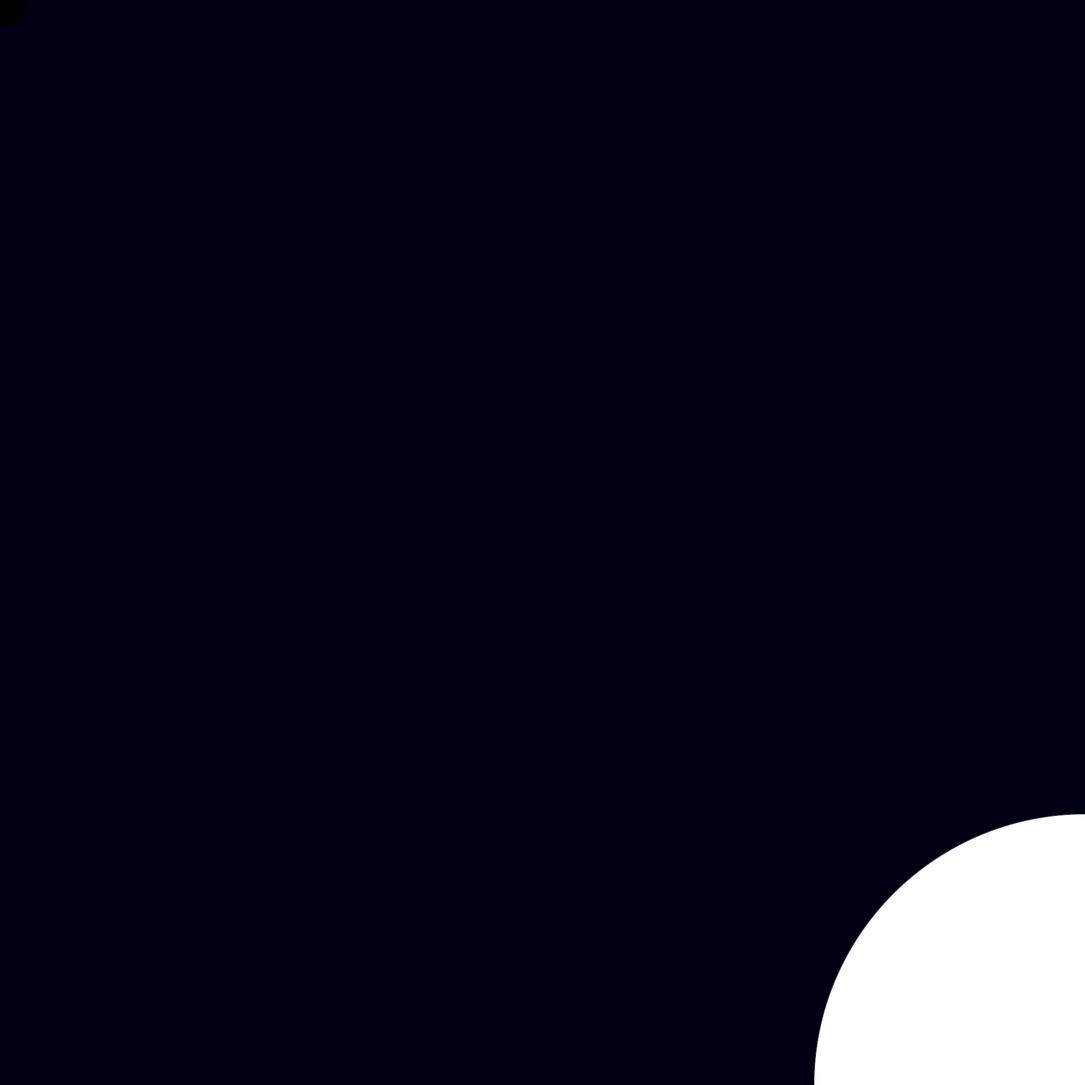
Frame 1 (no input)
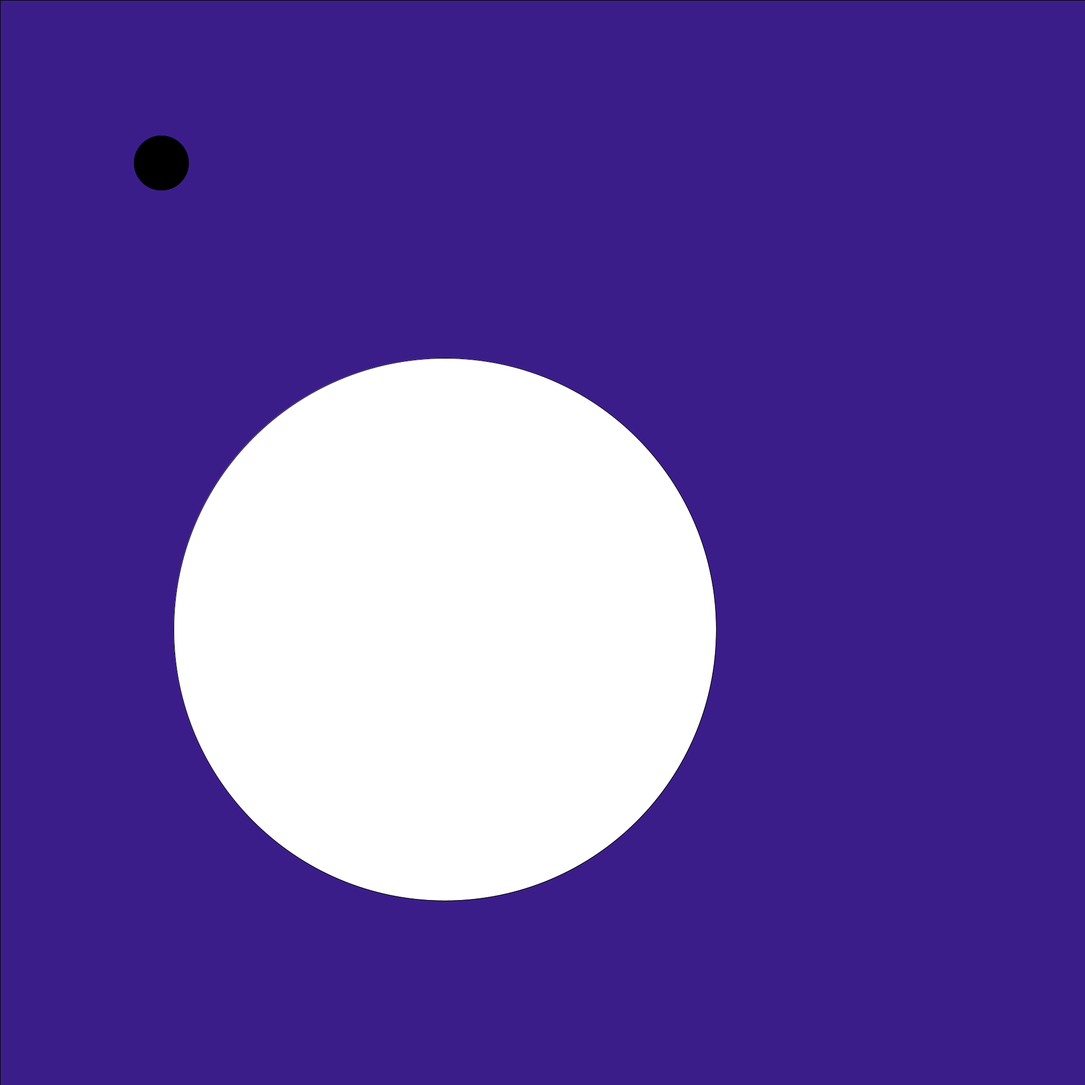
Frame 60 (the mouse pressed at the canvas centre just before this capture)
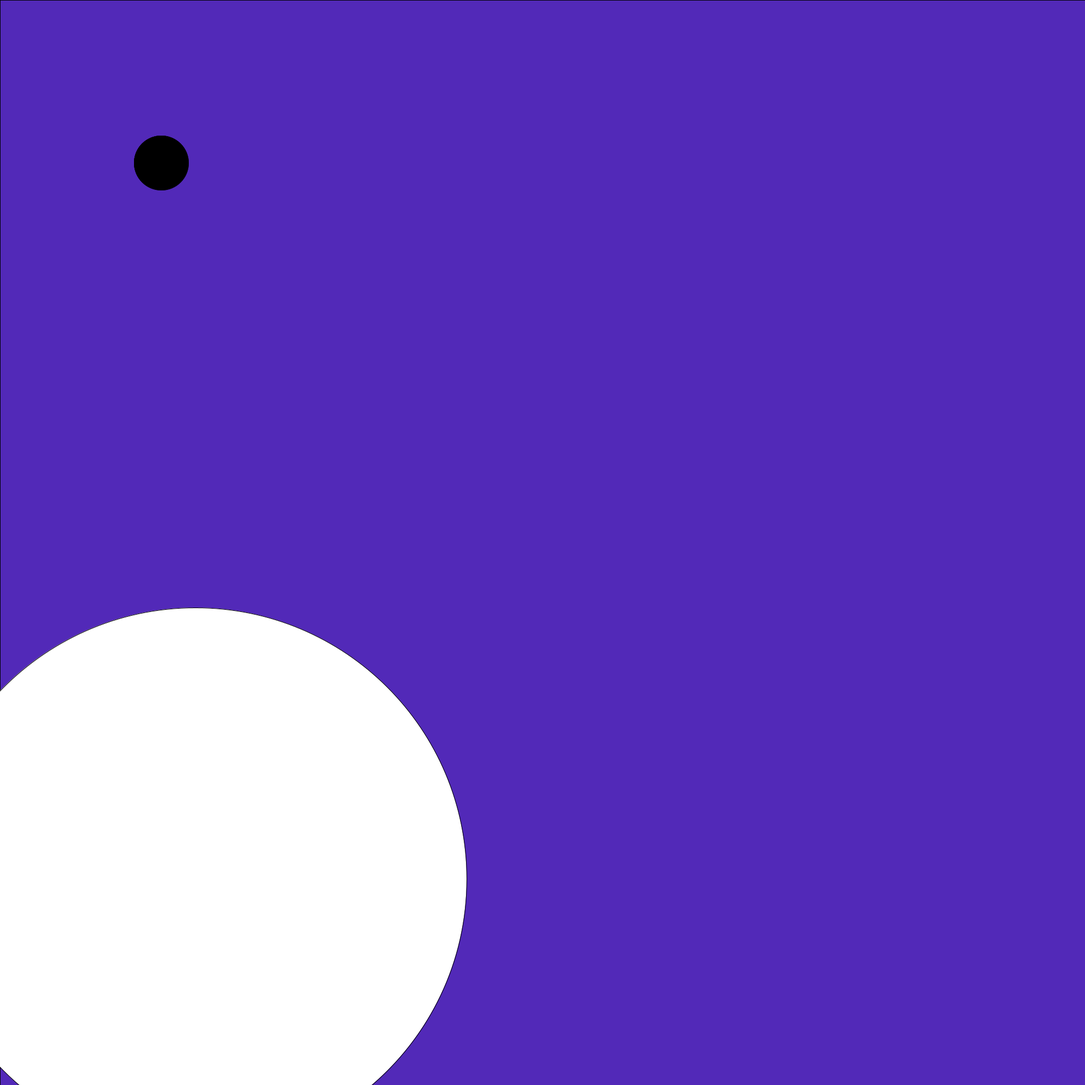
Frame 120 (the mouse held since frame 60 and released just before this capture)

The Processing sketch that drew these frames (run headless with seeded random() and noise(); from frame 60 on, the mouse is pressed at the canvas centre):

// Processing sketch: s2018apr18
// ── s2018apr18.pde
/**
 * Title: ASSIGNMENT 1
 * Name: Elliot Chandler (Wallace)
 * Date: 2018 Feb. 18
 * Description: A pet that gets jealous of its neighbors if you water them more than it.
 */
import java.util.Arrays;
import java.util.concurrent.TimeUnit;
import java.util.List;
import java.util.Collections;
import java.util.Comparator;
import java.util.Iterator;

SceneManager world = new SceneManager();

int mySize = 2000;
int currentTick = 0;
void setup() {
  size(2000, 2000);
  //fullScreen();
  background(255);
  world.addSky(new Sky());
  world.add(new Creature());
  world.add(new Creature());
}

// Most of these utility functions are from the previous assignment

int linePointY(int x1, int y1, int x2, int y2, int dist) {
  float angle = atan2((y2 - y1), (x2 - x1));
  return (int)(y1 + dist * sin(angle));
}

int linePointX(int x1, int y1, int x2, int y2, int dist) {
  float angle = atan2((y2 - y1), (x2 - x1));
  return (int)(x1 + dist * cos(angle));
}

float newLinePointY(float x1, float y1, float x2, float y2, float dist) {
  float yspeed=(y2-y1) / (x2-x1);
  return (y2 + (dist * yspeed));
}

float newLinePointX(float x1, float y1, float x2, float y2, float dist) {
  float xspeed=(x2-x1) / (y2-y1);
  return (x2 + (dist * xspeed));
}

int smoothMod(int num, int limit) {
  limit = (limit * 2) - 1;
  int mod = num % (limit + 1);
  int result = mod;
  if ((2 * mod) > (limit + 1)) {
    result = limit - mod + 2;
  }
  return result;
}

float weightedAvg(int a, int b) {
  return b + (a * 0.1);
}

float weightedAvg(int a, int b, float c) {
  return b + (a * c);
}

/* from https://processing.org/examples/rollover.html */
boolean overCircle(int x, int y, int diameter) {
  float disX = x - mouseX;
  float disY = y - mouseY;
  if (sqrt(sq(disX) + sq(disY)) < diameter/2 ) {
    return true;
  } else {
    return false;
  }
}

public class LifeComparator implements Comparator<Life> {
  @Override
    public int compare(Life a, Life b) {
    return a.compareTo(b);
  }
}

class Life implements Comparable<Life> {
  protected Integer zIndex = 0;
  Integer x = 0;
  Integer y = 0;
  Integer size = 0;
  void draw() {
  };
  void update() {
  };
  @Override
    public int compareTo(Life l) {
    int result = zIndex.compareTo(l.zIndex);
    System.out.println(Integer.toString(this.zIndex)+this.getClass().getName()+Integer.toString(l.zIndex)+l.getClass().getName()+Integer.toString(result));
    return result;
  }
}

class Sun extends Life {
  Integer temperature = 0;
  Integer zIndex;
  Sun(Integer zIndex) {
    super.zIndex = zIndex;
  }
  void draw() {
    fill(255, 255, 255);
    ellipse((mySize - (mySize * (temperature / 100.0))), (mySize - (mySize * (smoothMod(temperature, 50) / 100.0))), 1000, 1000);
  }
  void update() {
  }
}

class Creature extends Life {
  Integer waterSatiation = 0;
  Integer jealousy = 0;
  void draw() {
    fill(255 * (waterSatiation / 10), 255 * (waterSatiation / 10), 255 * (waterSatiation / 10));
    ellipse(x, y, size, size);
  }
  void update() {
    if (overCircle(x, y, 100 + waterSatiation) && mousePressed) {
      // Being watered by human
      waterSatiation = waterSatiation + 10;
    } else {
      // General living state: depleting water at slow rate. Water depletion increases as sun gets hotter.
      if (waterSatiation > 0) {
        try {
          waterSatiation = waterSatiation - (world.sky.sun.temperature / 30);
        }
        catch (Exception e) {
        }
      }
    }
    // Reproduction state
    if (waterSatiation > 200) {
      // It's fully healthy, doesn't need any more water. So, it has enough energy to safely reproduce.
      world.add(new Creature());
      waterSatiation = 180;
    }
    // Wanting space state: iterate through neighbors and find any that are too close
    // Also get its jealousy
    for (Iterator<Life> residentIterator = world.residents.iterator(); residentIterator.hasNext(); ) {
      Life thisNeighbor = residentIterator.next();
      if (thisNeighbor instanceof Creature) {
        Creature thisNeighborCreature = (Creature)thisNeighbor;
        float neighborX = ((thisNeighborCreature.x + thisNeighborCreature.size) / 2);
        float neighborY = ((thisNeighborCreature.y + thisNeighborCreature.size) / 2);
        float thisX = (((2*this.x) + this.size) / 2);
        float thisY = (((2*this.y) + this.size) / 2);
        if (dist(neighborX, neighborY, thisX, thisY) < (2 * this.size)) {
          System.out.println("tooclose. Old "+this.x+", "+this.y);
          // If it's too close to another creature, it will try to get away, by moving a few places.
          this.x = (int)newLinePointX((float)Math.random(), (float)Math.random(), thisX, thisY, 50);
          this.y = (int)newLinePointY((float)Math.random(), (float)Math.random(), thisX, thisY, 50);
          System.out.println("Moved to"+this.x+", "+this.y);
        } 
        // Calculate jealousy
        if (thisNeighborCreature.waterSatiation > 2 * this.waterSatiation) {
          this.jealousy = this.jealousy + 1;
        }
        if (thisNeighborCreature.waterSatiation < (this.waterSatiation / 2)) {
          this.jealousy = this.jealousy - 1;
        }
        // If very jealous, steal water from neigbor.
        if (this.jealousy > 10) {
          thisNeighborCreature.waterSatiation = thisNeighborCreature.waterSatiation - 2;
          this.waterSatiation = this.waterSatiation + 2;
          this.jealousy = this.jealousy / 2; // Got catharsis through robbery
        }
      }
    }
    this.size = 100 + (waterSatiation / 10); // 100 is its base size, it grows with the more water it has
  }
}

class Sky extends Life {
  Sun sun = (Sun)world.add(new Sun(2));
  void draw() {
    fill(smoothMod(sun.temperature, 120), sun.temperature / 2, (sun.temperature * 2) + 20);
    rect(0, 0, mySize, mySize);
  }
  void update() {
    sun.temperature = smoothMod(world.time, 100);
  }
}

class SceneManager {
  List<Life> residents = new ArrayList<Life>();
  List<Life> deferredResidents = new ArrayList<Life>();
  Integer time = 0;
  Boolean updating = false;
  Sky sky;
  Life add(Life newResident) {
    if (this.updating) {
      this.addDeferred(newResident);
    } else {
      residents.add(newResident);
    }
    return newResident;
  }
  void addSky(Sky sky) {
    this.add(sky);
  }
  void addDeferred(Life newResident) {
    deferredResidents.add(newResident);
  }
  void update() {
    this.updating = true;
    Collections.sort(residents, new LifeComparator());
    for (Life resident : residents) {
      System.out.println(resident.getClass().getName());
      resident.update();
      if(resident.x < 0) {
        resident.x = mySize;
      }
      if(resident.y < 0) {
        resident.y = mySize;
      }
      if(resident.x > mySize) {
        resident.x = 0;
      }
      if(resident.y > mySize) {
        resident.y = 0;
      }
      System.out.println(resident.x);
      System.out.println(resident.y);
      System.out.println(resident.size);
      resident.draw();
    }
    for (Iterator<Life> deferredResidentIterator = deferredResidents.iterator(); deferredResidentIterator.hasNext(); ) {
      residents.add(deferredResidentIterator.next());
      deferredResidentIterator.remove();
    }
    time += 1;
    this.updating = false;
  }
}

void draw() {
  world.update();
  System.out.println("Done drawing");
}
